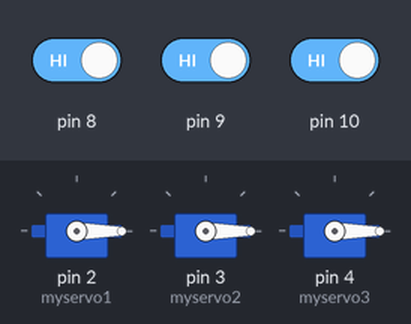
The sketch below on a simulated Arduino Uno, built with avr-gcc and run on an emulated ATmega328P. Shown: 3 × servo. The test bench sets the inputs (shaded band); at power-on: pin 8 HIGH, pin 9 HIGH, pin 10 HIGH.

Above: at 1.2 s.
1.3 s: pin 8 driven LOW
At 4.0 s:
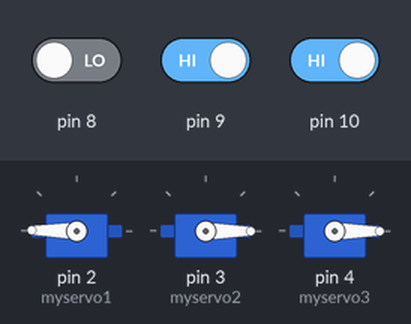
4.3 s: pin 8 driven HIGH
At 5.2 s:
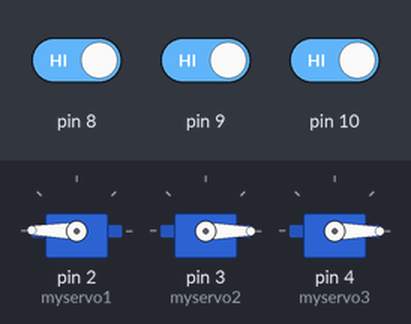
5.8 s: pin 9 driven LOW
At 8.6 s:
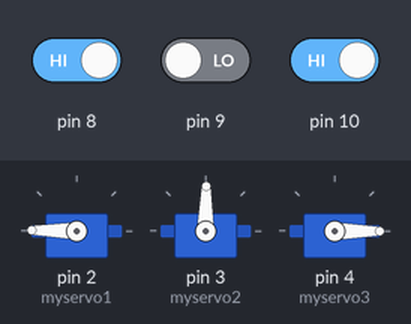
8.8 s: pin 8 driven LOW
At 10.2 s:
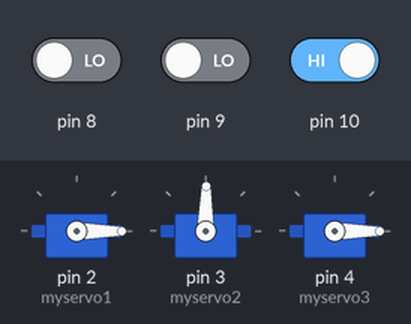
11.3 s: pin 9 driven HIGH
At 12.9 s:
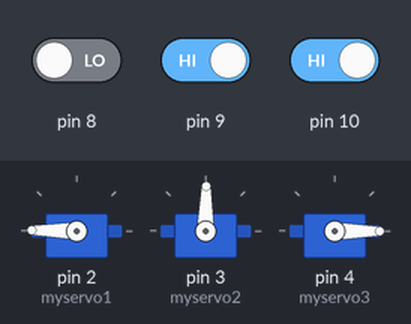
14.3 s: pin 8 driven HIGH and pin 10 driven LOW
At 17.1 s:
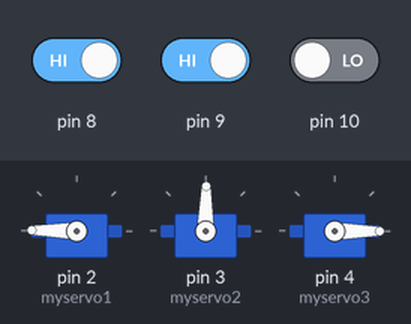
Timing chart, 0 to 64.8 s (numbered marks = the images above; inputs shaded):
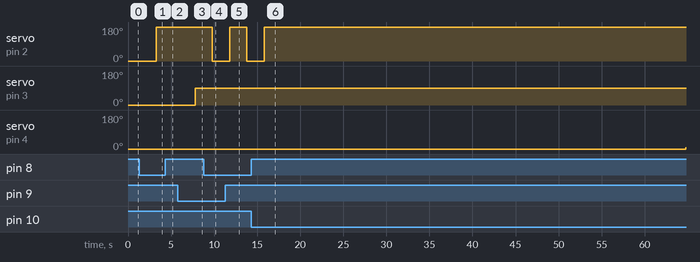

Measured:
- after the input at 1.3 s, servo on pin 2 (myservo1): 0° → 179° after 2.0 s
- after the input at 4.3 s, servo on pin 2 (myservo1): stays 179° (without the input it goes to 0° after 1.0 s)
- after the input at 5.8 s, servo on pin 3 (myservo2): 0° → 89° after 2.0 s
- after the input at 8.8 s, servo on pin 2 (myservo1): 179° → 0° after 1.0 s; servo on pin 3 (myservo2): stays 89° (without the input it goes to 0° after 1.0 s)
- after the input at 11.3 s, servo on pin 3 (myservo2): stays 89° (without the input it goes to 0° after 2.5 s)
- after the input at 14.3 s, servo on pin 2 (myservo1): goes on until 15.8 s, then stays 179°; servo on pin 4 (myservo3): 0° → 7° after 50.5 s

The sketch:

Servomoter.ino
```cpp
#include <Servo.h>

Servo myservo1;
Servo myservo2;
Servo myservo3;

void setup()
{
  myservo1.attach(2);
  myservo2.attach(3);
  myservo3.attach(4);
  pinMode(8, INPUT);
  pinMode(9, INPUT);
  pinMode(10, INPUT);
  myservo1.write(0);
  myservo2.write(0);
  myservo3.write(0);

}

void loop()
{
  if (digitalRead(8) == LOW)
  {
    myservo1.write(0);
    delay(2000);
    myservo1.write(179);
    delay(2000);
  }
  if (digitalRead(9) == LOW)
  {
    myservo2.write(0);
    delay(2000);
    myservo2.write(89);
    delay(2000);
  }
  if (digitalRead(10) == LOW)
  {
    for (int i = 0; i<180; i++)
    {
      myservo3.write(i);
    }
    for (int i = 179; i>=0; i--)
    {
      myservo3.write(i);
    }
  }
}
```
